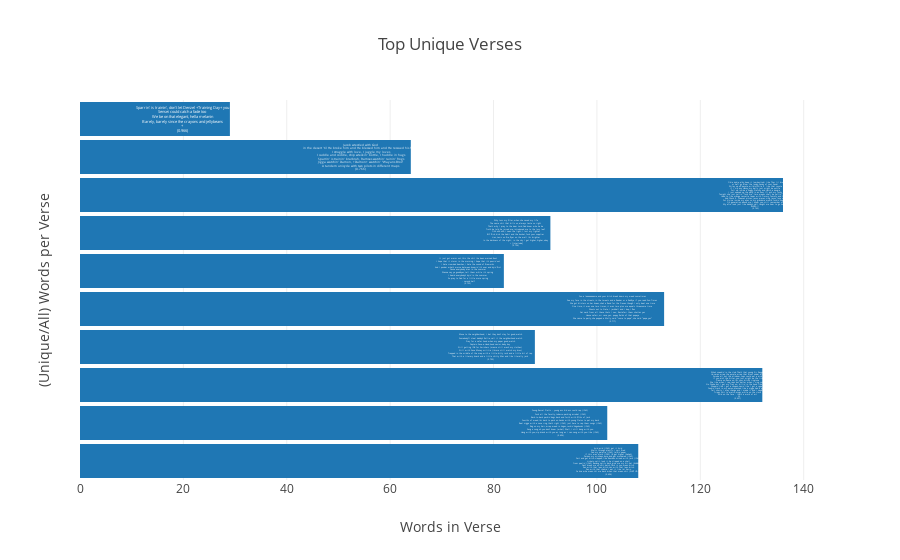

This figure's notebook cell:
### Code cell
unique_verses_bar(works.values())

### Figure 1 — Plotly figure (JSON) as saved in the notebook; plotly's stock layout.template omitted (floating-point values rounded to 4 significant figures)
{"data": [{"hoverinfo": "text", "name": "Chance", "orientation": "h", "text": ["<br>Acid, acid (IGH!) get it Acid<br>Melts through plastic, I spit fired<br>Pad my palette (IGH!) talkin' paper<br>If this was work (IGH!) I'd get higher (hahah)<br>Pardon my mishaps, burp and get murdered (IGH!)<br>Fart and get bitch-slapped, like Bourbon mixed with Jack (IGH!)<br>Lickety-split, look it, he slipped on a shell<br>from peelin' (IGH!) banana splits back, give me my Kit-Kat (AHHHHH~!)<br>Don't break me off shit, batch, fack is you mean bitch<br>Zan with that lean bitch, zan with that lean bitch<br>Zen with that chakra, I eat it like Idi Amin<br>Ya kna wha mean Hit me back when that mean shit (SHUT UP~!)<br>(0.694)", "<br>Young, Rascal Flatts - young ass kid ass could rap (IGH!)<br>Fuck all the faculty, tobacco-packing acrobat (IGH!)<br>Back-to-back packin' bags back and forth with fifths of Jack<br>Fourths of weed, I'm back to pack on hands with young Cletus to pat my back<br>Real nigga with a nose ring, that's right (IGH!) just here to rap them songs (IGH!)<br>Rag on my hair, wrap weed in Vegas, rockin' Vagabonds (IGH!)<br>Sang a song, oh you don't know (what) Well, I still bang with you<br>Hang with you, sip drank with you as long as I can sang with you like (IGH!)<br>(0.696)", "<br>Who's sneakin' in the club That's that young Sir Rapper<br>Un-saran wrap the purple, wrap that blunt under after<br>Smoke all out the window, cops could eat a dick<br>If you ain't the hitter, you just might be the lick<br>Flame on, flame on, I'm your, bitch's ringtone<br>She like when I rap, raps but better when I sing, songs<br>No Drake, but I get my Trey on; killin' in the hood like Trayvon<br>Shoppin' like I got a coupon, savin' like I got a cape on<br>Cookin' crack in my apron, dressed like a nigga had 8 proms<br>Tell shorty I may change and I made it and I napalm<br>Trippy shit to watch, drugs while on the clock<br>Acid on the face - that's a work of art<br> - 2X<br>(0.697)", "<br>Move to the neighborhood; I bet they don't stay for good, watch<br>Somebody'll steal daddy's Rollie, call it the neighborhood watch<br>Pray for a safer hood when my paper good, watch<br>Captain Save-a-Hood, hood savior, baby boy<br>Still getting ID'd for Swishers (mama still wash my clothes)<br>Still with Save Money militia (I'mma still watch my bros)<br>Trapped in the middle of the map with a little-bitty rock and a little bit of rap<br>That with a literary knack and a little shitty Mac and like literally jack<br>(0.705)", "<br>You a laaaaaaaame, and your bitch break down my weed sometimes<br>See my face in the streets, in the tweets and a Reader or a RedEye if you read Sun-Times<br>She got blisters on her knees, she's a fiend for the D even though I only beat one time<br>One time, it was one two times, it was two plus me equals threesome time<br>Shouts out to Nate, I jackball and I bop, I flex<br>Got neck from all these thots I sex; Rastafari them shottas yes<br>House safari, mi casa, yes; poppy fields of that popeye<br>She came to party, she popped a Molly, said \"come to papa\", she said \"papa, yes\"<br>(0.717)", "<br>It just got warm out, this the shit I've been warned 'bout<br>I hope that it storm in the morning, I hope that it's pourin' out<br>I hate crowded beaches, I hate the sound of fireworks<br>And I ponder what's worse between knowin' it's over and dyin' first<br>Cause everybody dies in the summer<br>Wanna say ya goodbyes, tell them while it's spring<br>I heard everybody's dyin' in the summer<br>So pray to God for a little more spring<br> - second half<br>(0.732)", "<br>Why toss my filter, when she saved my life<br>The same shit that kills us, always taste so right<br>That's why I pray to the dear Lord, God know who he be<br>Truth be told he juiced me, introduced me to the lucy leaf<br>Ohh ohh ohh, I seen the light, I lost my lighter<br>BIC flick, kick the habit and the bucket, fuck your supplier<br>Lies, Levis on fire, flyer on the wall I'm brighter<br>In the darkness of the night; in the sky I get higher, higher, okay<br> + [Interlude]<br>(0.736)", "<br>Okie dokie, alky, keep it lowkey/Loki like Thor lil bro<br>or he'll go blow the loudy, saudy of sour Saudi<br>Wiley up off peyote, wildin'/Wile E. like that coyote<br>If I sip any Henny, my belly just might be outtie<br>Pull up inside a huggy, Starsky and Hutch a dougie<br>I just opened up the pack, in an hour I'll ash my lucky<br>Tonight she just yellin' \"fuck me\", two weeks she'll be yellin' \"fuck me\"<br>Used to like orange cassette tapes with Timmy, Tommy, and Chuckie<br>And Chuck E. Cheese's pizzas, Jesus pieces, sing Jesus love me<br>Put Visine inside my eyes so my grandma would fuckin' hug me<br>Oh generation above me, I know you still remember me<br>My afro look just like daddy's, y'all taught me how to go huntin'<br>BLAM~!!<br>(0.765)", "<br>Jacob wrestled with God<br>in the desert 'til He broke him and He blessed him and He rescued his heart<br>I struggle with love, I juggle my loves<br>I cuddle and coddle, ship wreckin' bottle, I huddle in hugs<br>Sparrin' is trainin' bra/bruh, Ramses watchin' rainin' frogs<br>Jigga watchin' Damon, +Damon+ watchin' \"Wayans Bros\"<br>A tandem unicycle with two pilots in different maps<br>(0.766)", "<br>Sparrin' is trainin', don't let Denzel +Training Day+ you<br>Sensei could catch a fade too<br>We be on that elegant, hella melanin<br>Barely, barely since the crayons and jellybeans<br> + <br>(0.966)"], "textposition": "bottom", "type": "bar", "width": 0.9, "x": [108, 102, 132, 88, 113, 82, 91, 136, 64, 29]}], "layout": {"barmode": "stack", "hovermode": "closest", "title": "Top Unique Verses", "xaxis": {"autorange": true, "showline": false, "title": "Words in Verse", "zeroline": false}, "yaxis": {"autorange": true, "showline": false, "showticklabels": false, "title": "(Unique/All) Words per Verse", "zeroline": false}}}
